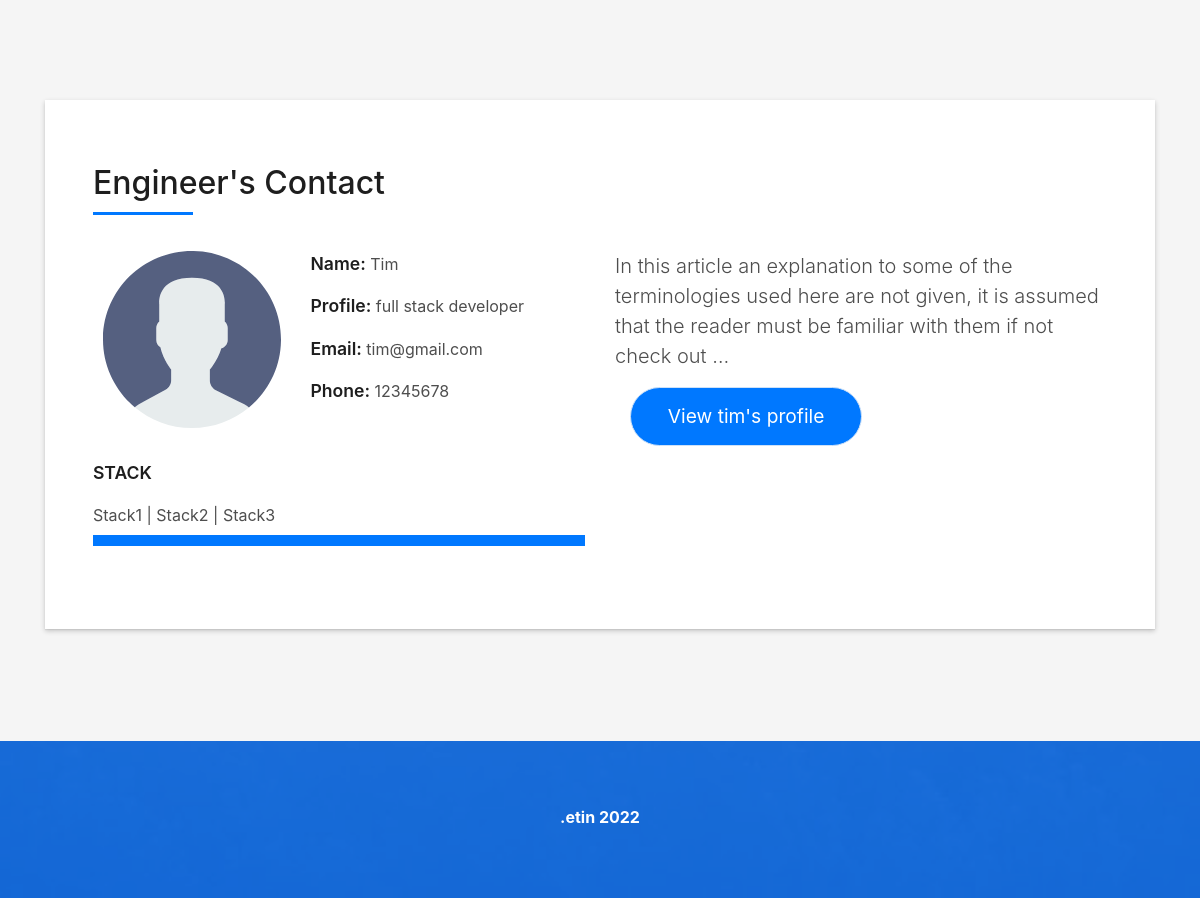
Page /project-detail/sika/ (lower part) on the earlier database version.
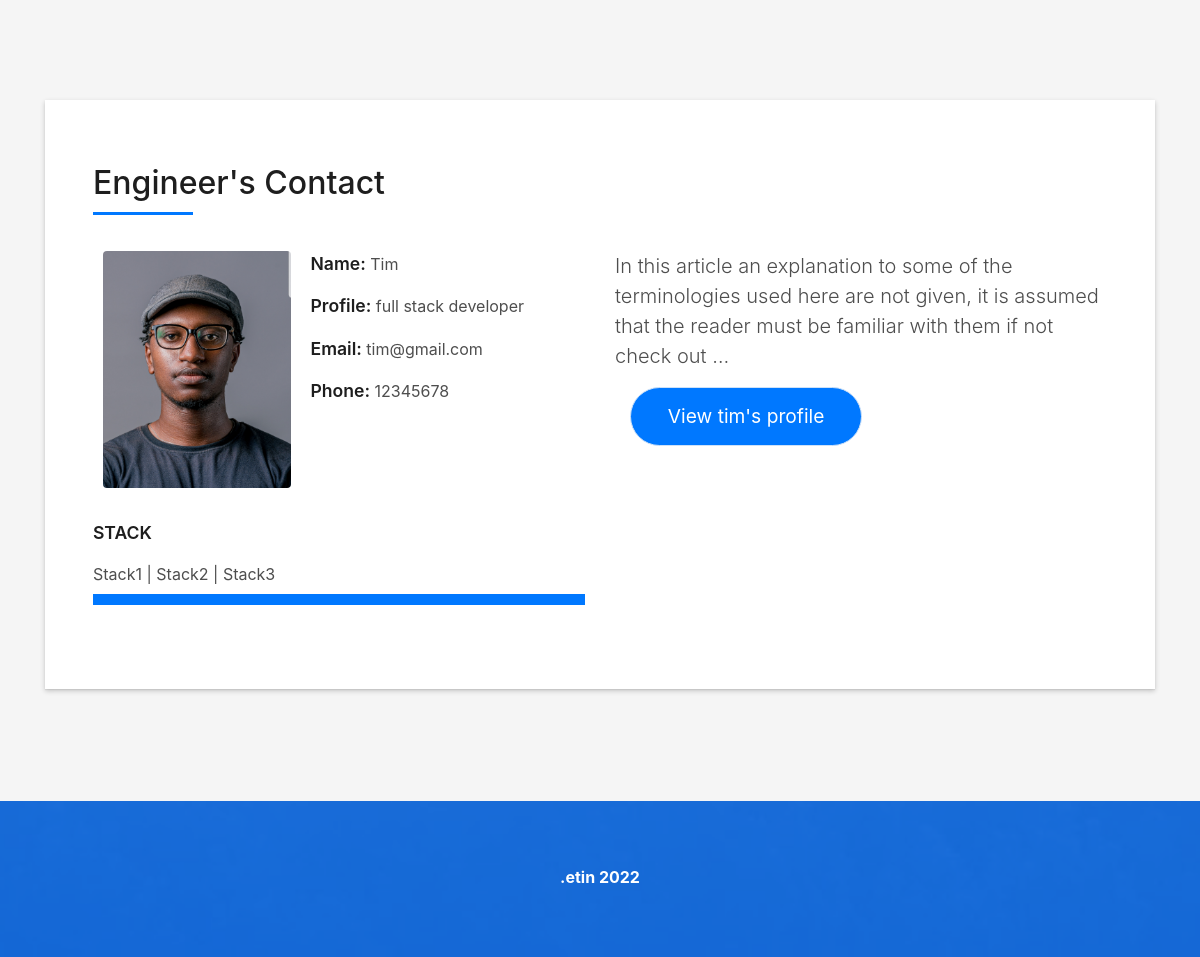
Same page on the later database version.
### app/models.py (models this page shows, shortened)
class Project(models.Model):
    engineer = models.ForeignKey(User, on_delete=models.CASCADE, null=True, blank=True)
    name = models.CharField(max_length=100, null=True, blank=True)
    git_hub_link = models.URLField(max_length=2000, null=True, blank=True)
    live_link = models.URLField(max_length=2000, null=True, blank=True)
    about = models.TextField(null=True, blank=True)
    tech_used = models.CharField(max_length=100, default='Stack1 | stack2')
    image = models.ImageField(null=True, blank=True, default=None)
    created_at = models.DateTimeField(auto_now_add=True)
    class Meta:
        ordering = ['-created_at']

class User(AbstractUser):
    username = models.CharField(max_length=200, null=True)
    expertise = models.ForeignKey(Expertise, on_delete=models.SET_NULL, null=True)
    email = models.EmailField(unique=True, null=True)
    mobile_number = models.IntegerField(null=True, blank=True)
    location = models.CharField(max_length=200, default='Country | State')
    years_of_experience = models.IntegerField(null=True, blank=True)
    avatar = models.ImageField(default='avatar.svg')
    tech_stack = models.CharField(max_length=500, default='Stack1 | Stack2 | Stack3')
    about_me = models.TextField(null=True, blank=True)
    USERNAME_FIELD = 'email'
    REQUIRED_FIELDS = ['username']

### app/views.py (the view)
# urls.py: path('project-detail/<str:pk>/', views.detail_project, name='project-detail'),
def detail_project(request, pk):
    project = Project.objects.get(name=pk)
    context = {'project': project}
    return render(request, 'project-detail.html', context)

### templates/project-detail.html (shortened to what this page needs)
{% extends 'base.html' %}
{% block content %}
  <section class="blog-wrapper sect-pt4" id="blog">
    <div class="container">
      <div class="row">
        <div class="col-md-12">
        </div>
      </div>
    </div>
  </section>
{% include 'about-me.html' %}
{% endblock %}

### templates/about-me.html
<section style="margin-top:-10px;" id="about" class="about-mf sect-pt4 route">
    <div class="container">
      <div class="row">
        <div class="col-sm-12">
          <div class="box-shadow-full">
            <div class="title-box-2">
                    <h5 class="title-left">
                      Engineer's Contact
                    </h5>
                  </div>
            <div class="row">
              <div class="col-md-6">
                <div class="row">
                  <div class="col-sm-6 col-md-5">
                    <div class="about-img">
                      <img src="{{project.engineer.avatar.url}}" class="img-fluid rounded b-shadow-a" alt="">
                    </div>
                  </div>
                  <div class="col-sm-6 col-md-7">
                    <div class="about-info">
                      <p><span class="title-s">Name: </span> <span>{{project.engineer.username|title}}</span></p>
                      <p><span class="title-s">Profile: </span> <span>full stack developer</span></p>
                      <p><span class="title-s">Email: </span> <span>{{project.engineer.email}}</span></p>
                      <p><span class="title-s">Phone: </span> <span>{{project.engineer.mobile_number}}</span></p>
                    </div>
                  </div>
                </div>
                <div class="skill-mf">
                  <p class="title-s">STACK</p>
                  <span>{{project.engineer.tech_stack}}</span>
                  <div class="progress">
                    <div class="progress-bar" role="progressbar" style="width: 100%;" aria-valuenow="85" aria-valuemin="0"
                      aria-valuemax="100"></div>
                  </div>
                </div>
              </div>
              <div class="col-md-6">
                <div class="about-me pt-4 pt-md-0">
                  <p class="lead">{{project.engineer.about_me|truncatewords:30}}</p>
                </div>
                <div class="col-md-12">
                  <a href="{% url 'profile' project.engineer.username %}" class="button button-a button-big button-rouded">View {{project.engineer.username}}'s profile</a>
                        </div>
              </div>
            </div>
          </div>
        </div>
      </div>
    </div>
  </section>

Differences in the rows shown:
changed through a linked row, Project "tim": engineer.avatar: picture added in place of a placeholder
